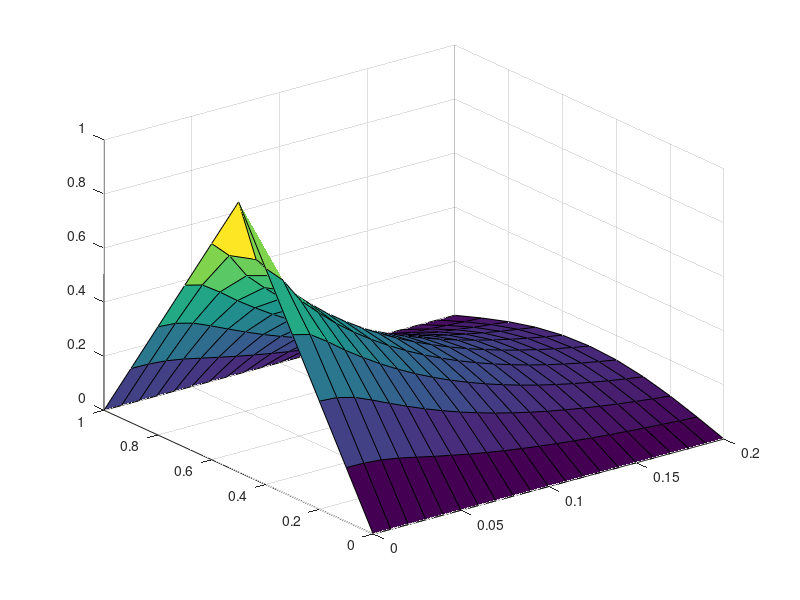

This figure's MATLAB source: (Note: this script raises an error after producing the figure.)
close all
clear all

h=1/10;
Nx = 1/h+1;
k = 1/100;
%k=.25*h^2;

Nt = ceil(.2*1/k +1);

lambda = k/h^2;


%diagonals
A = eye(Nx-2,Nx-2);
%off diagonals
B = vertcat( zeros(1,Nx-2),  horzcat( eye(Nx-3, Nx-3), zeros(Nx-3,1) )  )  ;

%construct laplacian matrix

L =(2 + 2*lambda)*A - lambda *(B + B');
LF =(2 - 2 * lambda)*A + lambda *B + lambda*B';



%Construct x,t grids

x = zeros(1,Nx);
for i = 1:1:Nx
    x(i) = h*(i-1);
end
t = zeros(1,Nt);
for i = 1:1:Nt
    t(i) = k*(i-1);
end

%fill in initial vector
u = zeros(Nx-2,Nt);
for i = 1:1:Nx-2
    if x(i) <.5
        u(i,1) = 2*x(i+1);
    else
        u(i,1) = 2*(1-x(i+1));
    end
end


%solve problem via crank difference
for i = 2:1:Nt;
    u(:,i) =  L\( LF*u(:,i-1) );
end

u = vertcat( zeros(1,Nt), u, zeros(1,Nt));

surf(t,x,u)

AA = zeros(Nx,Nt);

for i = 1:1:Nx
for j = 1:1:Nt
  AA(i,j) = analytic(x(i),t(j),2000);
end
end


%difference between analytic and numerical solution
e = u - AA;

subplot(1,3,1)
a = surf(t,x,u)
axis square
title(['numerical'])
subplot(1,3,2)
b = surf(t,x,AA)
axis square
title(['analytic'])
subplot(1,3,3)
c = surf(t,x,e)
axis square
title(['error'])

set(a,'LineStyle','none')
set(b,'LineStyle','none')
set(c,'LineStyle','none')